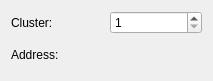
<?xml version="1.0" encoding="UTF-8"?>
<ui version="4.0">
 <class>ClusterToolDialog</class>
 <widget class="QDialog" name="ClusterToolDialog">
  <property name="geometry">
   <rect>
    <x>0</x>
    <y>0</y>
    <width>213</width>
    <height>81</height>
   </rect>
  </property>
  <property name="minimumSize">
   <size>
    <width>213</width>
    <height>81</height>
   </size>
  </property>
  <property name="windowTitle">
   <string>Cluster Tool Dialog</string>
  </property>
  <property name="windowIcon">
   <iconset resource="Resources.qrc">
    <normaloff>:/Images/Leaner24.png</normaloff>:/Images/Leaner24.png</iconset>
  </property>
  <layout class="QVBoxLayout" name="verticalLayout">
   <item>
    <layout class="QHBoxLayout" name="horizontalLayout">
     <item>
      <widget class="QLabel" name="label">
       <property name="text">
        <string>Cluster:</string>
       </property>
      </widget>
     </item>
     <item>
      <widget class="QSpinBox" name="spinBox">
       <property name="minimum">
        <number>1</number>
       </property>
      </widget>
     </item>
    </layout>
   </item>
   <item>
    <layout class="QHBoxLayout" name="horizontalLayout_2">
     <item>
      <widget class="QLabel" name="label_2">
       <property name="text">
        <string>Address:</string>
       </property>
      </widget>
     </item>
     <item>
      <widget class="QLabel" name="lblAddress">
       <property name="text">
        <string/>
       </property>
       <property name="alignment">
        <set>Qt::AlignRight|Qt::AlignTrailing|Qt::AlignVCenter</set>
       </property>
      </widget>
     </item>
    </layout>
   </item>
  </layout>
 </widget>
 <resources>
  <include location="Resources.qrc"/>
 </resources>
 <connections/>
</ui>
